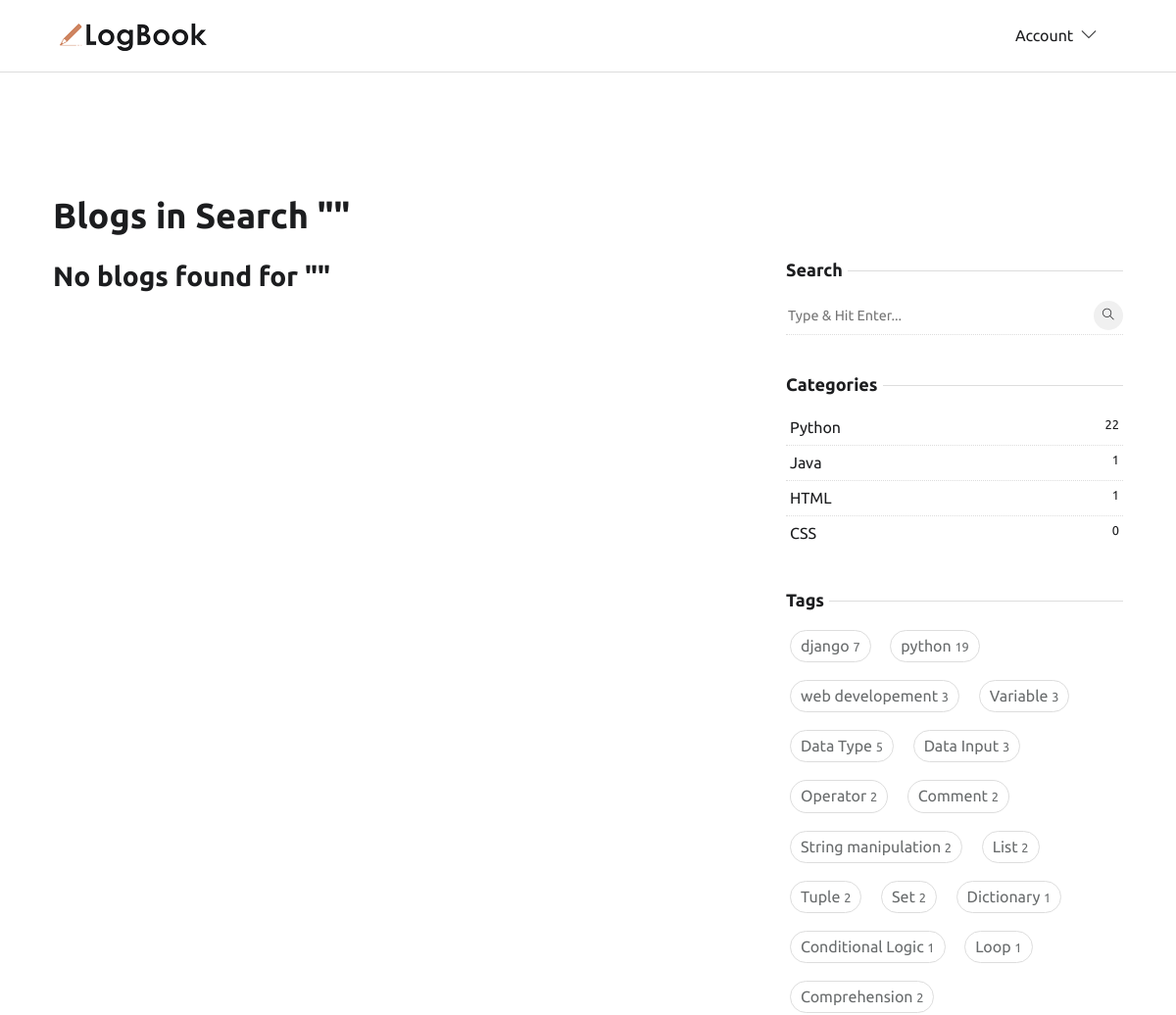
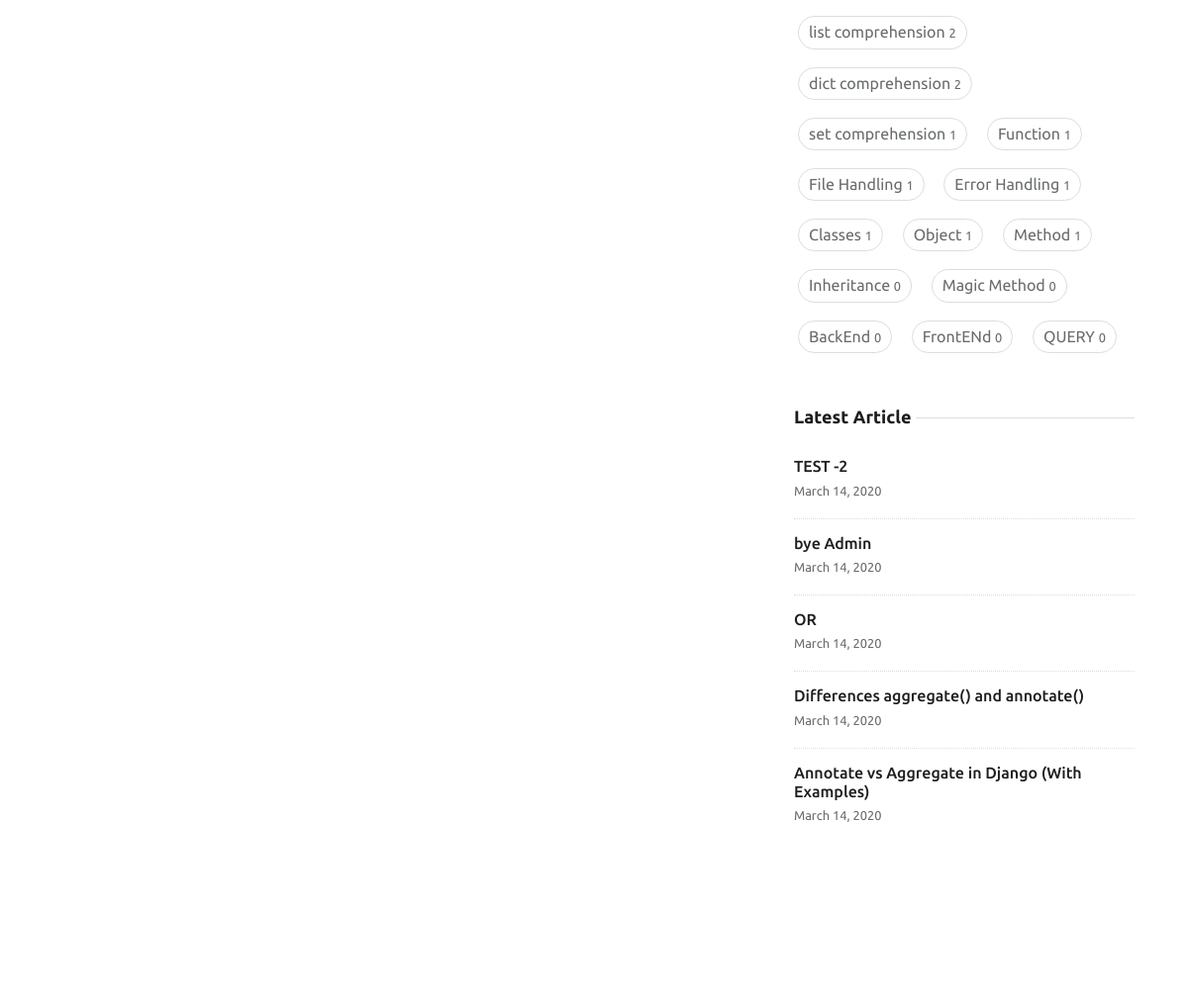
The page /search-results/ (upper part) on the database as committed earlier (2 pictures, top to bottom).
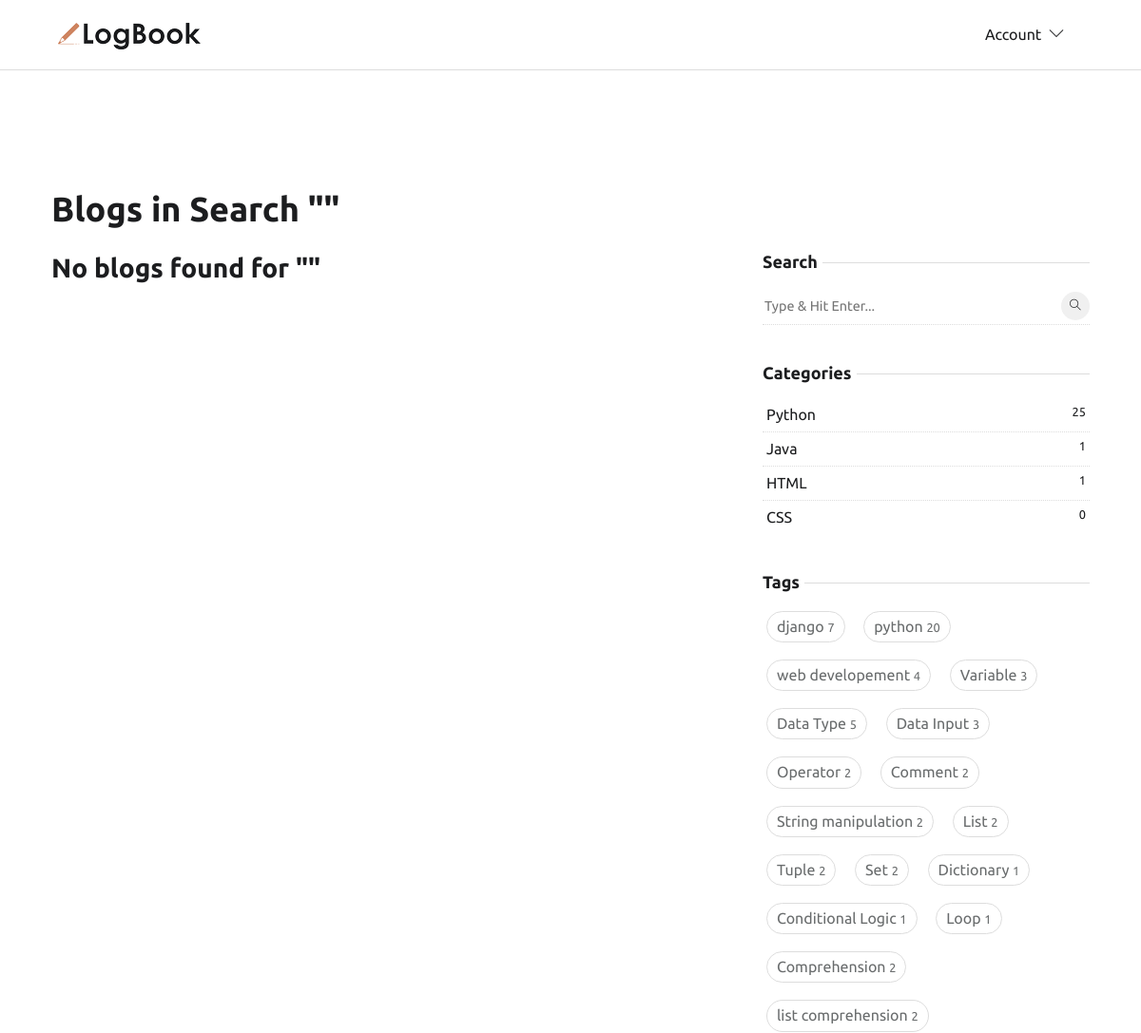
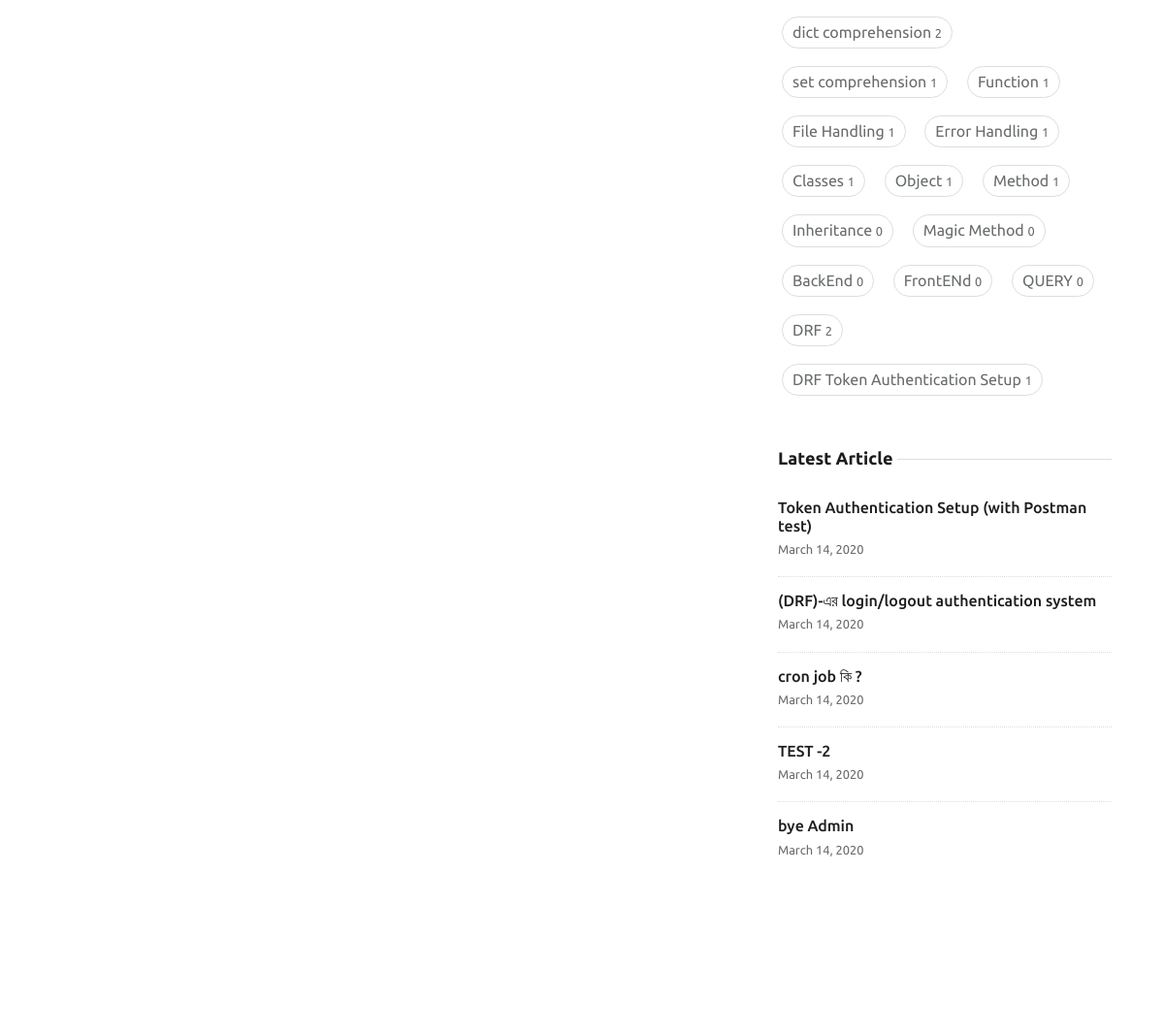
The same page on the database as committed later (2 pictures, top to bottom).
### app_home/models.py (models this page shows, shortened)
class Category(models.Model):
    title = models.CharField(max_length=50, unique=True, db_index=True)
    slug = models.SlugField(unique=True, blank=True, null=True, max_length=300)
    class Meta:
        verbose_name = "Category"
        verbose_name_plural = "Categories"

class Tag(models.Model):
    title = models.CharField(max_length=50, unique=True, db_index=True)
    slug = models.SlugField(unique=True, blank=True, null=True, max_length=300)

class Blog(models.Model):
    author = models.ForeignKey(
        settings.AUTH_USER_MODEL, related_name='user_blogs', on_delete=models.CASCADE
    )
    title = models.CharField(max_length=100, unique=True)
    slug = models.SlugField(unique=True, blank=True, null=True, max_length=300)
    content = RichTextUploadingField()
    category = models.ForeignKey(
        Category,
        related_name='category_blogs',
        on_delete=models.CASCADE
    )
    tags = models.ManyToManyField(Tag, related_name='tag_blogs')
    created_date = models.DateTimeField(auto_now_add=True)
    updated_date = models.DateTimeField(auto_now=True)
    class Meta:
        ordering = ['-created_date']
        indexes = [models.Index(fields=['title','created_date'])]
    class Meta:
        ordering = ['-created_date']
        indexes = [models.Index(fields=['title','created_date'])]
    def get_absolute_url(self):
        return reverse('blog-detail', kwargs={'slug': self.slug})

### app_home/views.py (the view)
# urls.py: path('search-results/', SearchResultsView.as_view(), name='search-results'),
class SearchResultsView(ListView):
    model = Blog
    template_name = 'blog/search_results.html'
    context_object_name = 'blogs'
    def get_queryset(self):
        query = self.request.GET.get('q', '')
        if query:
            return Blog.objects.filter(
                Q(title__icontains=query) |
                Q(tags__title__icontains=query) |
                Q(category__title__icontains=query) |
                Q(author__username__icontains=query)
            ).distinct()
        else:
            return Blog.objects.none()
    def get_context_data(self, **kwargs):
        context = super().get_context_data(**kwargs)
        context['search_query'] = self.request.GET.get('q', '')
        return context

### app_home/context_processors.py (called while the page is built)
def get_all_categories(request):
    categories = Category.objects.all()
    return {'categories': categories}

def get_all_tags(request):
    tags = Tag.objects.all()
    return {'tags': tags}

def get_recent_blogs(request):
    recent_blogs = Blog.objects.order_by('-created_date')[:5]
    return {'recent_blogs': recent_blogs}

### templates/blog/search_results.html (shortened to what this page needs)
{% extends 'base/base.html' %}
{% load static %}
{% load custom_filters %}
{% block content %}
<section class="section">
    <div class="container p-4">
        <h2 class="mb-4">Blogs in Search "{{ search_query }}"</h2>
        <div class="row">
            {% if blogs %}
            <div class="col-lg-8 mb-5 mb-lg-0">
                {% for blog in blogs %}
                <article class="row p-3 mb-4 blog-card">
                    <!-- <div class="col-md-4 mb-4 mb-md-0">
                        <div class="post-slider slider-sm">
                            {% for img in blog.blog_images.all %}
                            <a href="{{ img.image.url }}" data-lightbox="blog-{{ blog.id }}"
                                data-title="{{ blog.title }}">
                                <img loading="lazy" src="{{ img.image.url }}" class="img-fluid" alt="{{ blog.title }}">
                            </a>
                            {% endfor %}
                        </div>
                    </div> -->
                    <div class="col-md-12">
                        <h3 class="h3"><a class="post-title" href="{{ blog.get_absolute_url }}">{{ blog.title }}</a>
                        </h3>
                        <ul class="list-inline post-meta mb-2">
                            <li class="list-inline-item"><i class="ti-user mr-2"></i>
                                <a href="{% url 'profile' blog.author.username %}">
                                    {{ blog.author.get_full_name|default:blog.author.username }}
                                </a>
                            </li>
                            <li class="list-inline-item">Date: {{ blog.created_date|date:"F d, Y" }}</li>
                            <li class="list-inline-item">
                                Categories: <a href="{% url 'category-blogs' blog.category.slug %}" class="ml-1">
                                    {{ blog.category.title }}
                                </a>
                            </li>
                            <li class="list-inline-item">Tags:
                                {% for tag in blog.tags.all %}
                                <a href="{% url 'tag-blogs' tag.slug %}" class="ml-1">{{ tag.title }}</a>
                                {% if not forloop.last %},{% endif %}
                                {% endfor %}
                            </li>
                        </ul>
                        <p>{{ blog.content|truncatewords:40|safe }}</p>
                        <a href="{% url 'blog-detail' blog.slug %}" class="btn btn-outline-primary">
                            Continue Reading
                        </a>
                    </div>
                </article>
                {% endfor %}
            </div>
            {% else %}
            <div class="col-lg-8 mb-5 mb-lg-0">
                <h3 class="mb-4">No blogs found for "{{ search_query }}"</h3>
            </div>
            {% endif %}
            <div class="col-lg-4">
                <aside class="fixed-sidebar">
                    {% include 'base/sideber.html' %}
                </aside>
            </div>
        </div>
    </div>
</section>
{% endblock content %}

### templates/base/sideber.html (shortened to what this page needs)
{% load static %}
<div class="widget">
   <h5 class="widget-title"><span>Search</span></h5>
   <form action="{% url 'search-results' %}" method="GET" class="widget-search position-relative">
      <input id="search-query" name="q" type="search" required placeholder="Type & Hit Enter..." autocomplete="off">
      <button type="submit"><i class="ti-search"></i></button>
   </form>
</div>
<div class="widget">
   <h5 class="widget-title"><span>Categories</span></h5>
   <ul class="list-unstyled widget-list">
      {% for cat in categories %}
      <li class="cate-card p-1">
         <a href="{% url 'category-blogs' cat.slug %}" class="d-flex">
            {{cat.title}}
            <small class="ml-auto">{{cat.category_blogs.count}}</small>
         </a>
      </li>
      {% endfor %}
   </ul>
</div>
<div class="widget">
   <h5 class="widget-title"><span>Tags</span></h5>
   <ul class="list-inline widget-list-inline">
      {% for tag in tags %}
      <li class="list-inline-item cate-card p-1">
         <a href="{% url 'tag-blogs' tag.slug %}">
            {{tag.title}}
            <small class="ml-auto">{{tag.tag_blogs.count}}</small></a>
      </li>
      {% endfor %}
   </ul>
</div>
<div class="widget">
   <h5 class="widget-title"><span>Latest Article</span></h5>
   <ul class="list-unstyled widget-list">
      {% for blog in recent_blogs %}
      <li class="media widget-post align-items-center">
         <div class="media-body">
            <h5 class="h6 mb-0"><a href="{{ blog.get_absolute_url }}">{{blog.title}}</a>
            </h5>
            <small>March 14, 2020</small>
         </div>
      </li>
      {% endfor %}
   </ul>
</div>

Rows that differ between the two databases and show on the page:
no longer on this page (row unchanged): Blog: title "OR"
no longer on this page (row unchanged): Blog: title "Differences aggregate() and annotate()"
no longer on this page (row unchanged): Blog: title "Annotate vs Aggregate in Django (With Examples)"
computed for Category "Python": category_blogs.count "22" → "25"
computed for Tag "python": tag_blogs.count "19" → "20"
computed for Tag "web developement": tag_blogs.count "3" → "4"
added Tag: title "DRF", tag_blogs.count "2"
added Tag: title "DRF Token Authentication Setup", tag_blogs.count "1"
added Blog: title "Token Authentication Setup (with Postman test)"
added Blog: title "(DRF)-এর login/logout authentication system"
added Blog: title "cron job কি ?"
